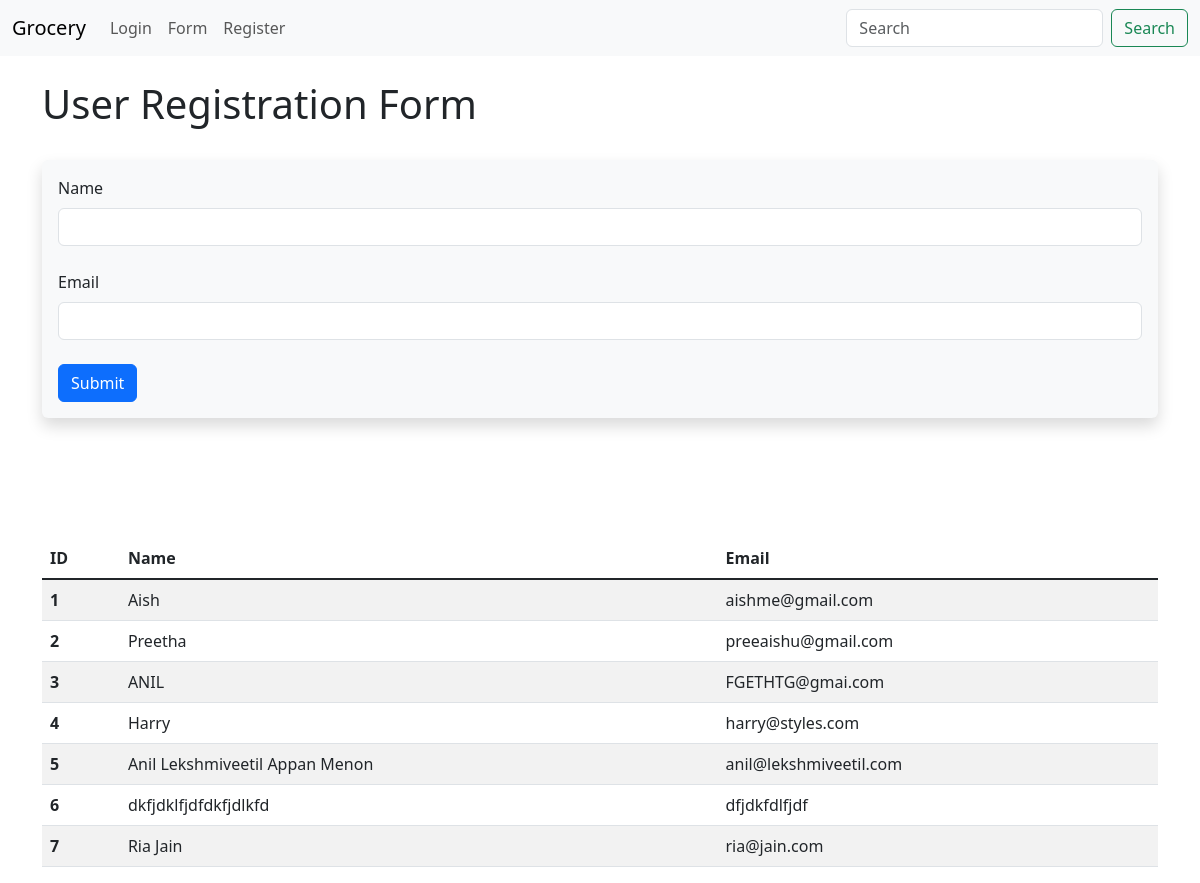
Screenshot of /user/add with the database file from the repository.
### application/models.py (models this page shows)
class User(db.Model):
    user_id = db.Column(db.Integer, primary_key=True, autoincrement=True)
    name = db.Column(db.Text, nullable=False)
    username = db.Column(db.Text, unique=True, nullable=False)
    date_added = db.Column(db.DateTime, default=datetime.utcnow)
    email = db.Column(db.Text, nullable=False)
    role = db.Column(db.Text, nullable=False)

### application/controllers.py (the view, shortened to what this page needs)
@app.route('/user/add', methods=['GET', 'POST'])
def add_user():
    name = None
    form = UserForm()
    all_users = User.query.order_by(User.date_added)
    return render_template('add_user.html',
                           form=form,
                           name=name,
                           all_users=all_users)

### application/controllers.py
class UserForm(FlaskForm):
    name = StringField("Name", validators=[DataRequired()])
    email = StringField("Email", validators=[DataRequired()])
    submit = SubmitField("Submit")

### templates/add_user.html (shortened to what this page needs)
{% extends 'base.html' %}
{% block content %}
{% if name %}
    <h1>Welcome, {{ name.split()[0].title() }}!!</h1>
    <br/><br/><br/>
<table class="table table-striped">
    <thead>
        <tr>
          <th scope="col">ID</th>
          <th scope="col">Name</th>
          <th scope="col">Email</th>
        </tr>
    </thead>
    <tbody  class="table-group-divider">
    {% for user in all_users %}
        <tr>
          <th scope="row">{{ user.user_id }}</th>
          <td>{{ user.name }}</td>
          <td>{{ user.email }}</td>
        </tr>
    {% endfor %}
    </tbody>
</table>
{% else %}
    <h1>User Registration Form</h1>
    <br/>
    <div class="shadow p-3 mb-5 bg-body-tertiary rounded">
        <form method=POST>
            {{ form.name.label(
                class="form-label") }}
            {{ form.name(
                class="form-control") }}
            <br/>
            {{ form.email.label(
                class="form-label") }}
            {{ form.email(
                class="form-control") }}
            <br/>
            {{ form.submit(class="btn btn-primary") }}
        </form>
    </div>
<br/><br/><br/>
<table class="table table-striped">
    <thead>
        <tr>
          <th scope="col">ID</th>
          <th scope="col">Name</th>
          <th scope="col">Email</th>
        </tr>
    </thead>
    <tbody  class="table-group-divider">
    {% for user in all_users %}
        <tr>
          <th scope="row">{{ user.user_id }}</th>
          <td>{{ user.name }}</td>
          <td>{{ user.email }}</td>
        </tr>
    {% endfor %}
    </tbody>
</table>
{% endif %}
{% endblock %}

### templates/base.html (shortened to what this page needs)
<!doctype html>
<html lang="en">
  <head>
    <link href="https://cdn.jsdelivr.net/npm/bootstrap@5.3.0/dist/css/bootstrap.min.css" rel="stylesheet">
  </head>
  <body>
    {% include 'navbar.html' %}
    <br/>
    <div class="container">
        {% block content %}
        {% endblock %}
    </div>
  </body>
</html>

### templates/navbar.html (shortened to what this page needs)
<nav class="navbar navbar-expand-lg bg-body-tertiary">
    <div class="container-fluid">
      <a class="navbar-brand" href="{{ url_for('index') }}">Grocery</a>
      <div class="collapse navbar-collapse" id="navbarSupportedContent">
        <ul class="navbar-nav me-auto mb-2 mb-lg-0">
          <li class="nav-item">
            <a class="nav-link" href="{{ url_for('user_login') }}">Login</a>
          </li>
          <li class="nav-item">
            <a class="nav-link" href="{{ url_for('name') }}">Form</a>
          </li>
          <li class="nav-item">
            <a class="nav-link" href="{{ url_for('add_user') }}">Register</a>
          </li>
        </ul>
        <form class="d-flex" role="search">
          <input class="form-control me-2" type="search" placeholder="Search" aria-label="Search">
          <button class="btn btn-outline-success" type="submit">Search</button>
        </form>
      </div>
    </div>
  </nav>

### rows the page displays
User: user_id "1", name "Aish", email "aishme@gmail.com"
User: user_id "2", name "Preetha", email "preeaishu@gmail.com"
User: user_id "3", name "ANIL", email "FGETHTG@gmai.com"
User: user_id "4", name "Harry", email "harry@styles.com"
User: user_id "5", name "Anil Lekshmiveetil Appan Menon", email "anil@lekshmiveetil.com"
User: user_id "6", name "dkfjdklfjdfdkfjdlkfd", email "dfjdkfdlfjdf"
User: user_id "7", name "Ria Jain", email "ria@jain.com"
